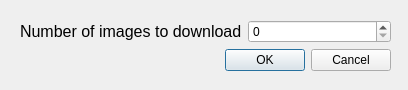
<?xml version="1.0" encoding="UTF-8"?>
<ui version="4.0">
 <class>Camera_Download_Imgs_Window</class>
 <widget class="QDialog" name="Camera_Download_Imgs_Window">
  <property name="geometry">
   <rect>
    <x>0</x>
    <y>0</y>
    <width>408</width>
    <height>90</height>
   </rect>
  </property>
  <property name="windowTitle">
   <string>Dialog</string>
  </property>
  <widget class="QWidget" name="">
   <property name="geometry">
    <rect>
     <x>20</x>
     <y>20</y>
     <width>371</width>
     <height>53</height>
    </rect>
   </property>
   <layout class="QGridLayout" name="gridLayout">
    <item row="0" column="0">
     <widget class="QLabel" name="numImagesLabel">
      <property name="font">
       <font>
        <pointsize>12</pointsize>
       </font>
      </property>
      <property name="text">
       <string>Number of images to download</string>
      </property>
     </widget>
    </item>
    <item row="0" column="1">
     <widget class="QSpinBox" name="numImagesEdit"/>
    </item>
    <item row="1" column="0" colspan="2">
     <widget class="QDialogButtonBox" name="buttonBox">
      <property name="orientation">
       <enum>Qt::Horizontal</enum>
      </property>
      <property name="standardButtons">
       <set>QDialogButtonBox::Cancel|QDialogButtonBox::Ok</set>
      </property>
     </widget>
    </item>
   </layout>
  </widget>
  <zorder>buttonBox</zorder>
  <zorder>numImagesEdit</zorder>
  <zorder>numImagesLabel</zorder>
  <zorder>buttonBox</zorder>
 </widget>
 <resources/>
 <connections>
  <connection>
   <sender>buttonBox</sender>
   <signal>accepted()</signal>
   <receiver>Camera_Download_Imgs_Window</receiver>
   <slot>accept()</slot>
   <hints>
    <hint type="sourcelabel">
     <x>248</x>
     <y>254</y>
    </hint>
    <hint type="destinationlabel">
     <x>157</x>
     <y>274</y>
    </hint>
   </hints>
  </connection>
  <connection>
   <sender>buttonBox</sender>
   <signal>rejected()</signal>
   <receiver>Camera_Download_Imgs_Window</receiver>
   <slot>reject()</slot>
   <hints>
    <hint type="sourcelabel">
     <x>316</x>
     <y>260</y>
    </hint>
    <hint type="destinationlabel">
     <x>286</x>
     <y>274</y>
    </hint>
   </hints>
  </connection>
 </connections>
</ui>
